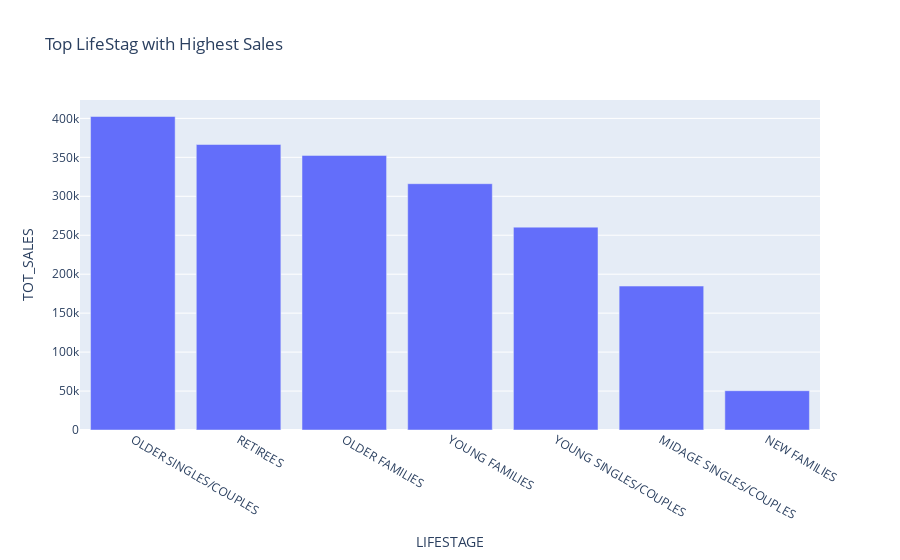

Notebook code for this chart:
### Code cell
top=top_stg.reset_index()
figure=px.bar(data_frame=top,
                  x='LIFESTAGE', y='TOT_SALES',
                  title='Top LifeStag with Highest Sales')
figure.show()

### Figure 1 — Plotly figure (JSON) as saved in the notebook; plotly's stock layout.template omitted (floating-point values rounded to 4 significant figures)
{"data": [{"alignmentgroup": "True", "hovertemplate": "LIFESTAGE=%{x}<br>TOT_SALES=%{y}<extra></extra>", "legendgroup": "", "marker": {"color": "#636efa", "pattern": {"shape": ""}}, "name": "", "offsetgroup": "", "orientation": "v", "showlegend": false, "textposition": "auto", "type": "bar", "x": ["OLDER SINGLES/COUPLES", "RETIREES", "OLDER FAMILIES", "YOUNG FAMILIES", "YOUNG SINGLES/COUPLES", "MIDAGE SINGLES/COUPLES", "NEW FAMILIES"], "xaxis": "x", "y": [402400.0, 366500.0, 352500.0, 316200.0, 260400.0, 184800.0, 50430.0], "yaxis": "y"}], "layout": {"barmode": "relative", "legend": {"tracegroupgap": 0}, "title": {"text": "Top LifeStag with Highest Sales"}, "xaxis": {"anchor": "y", "domain": [0, 1], "title": {"text": "LIFESTAGE"}}, "yaxis": {"anchor": "x", "domain": [0, 1], "title": {"text": "TOT_SALES"}}}}
